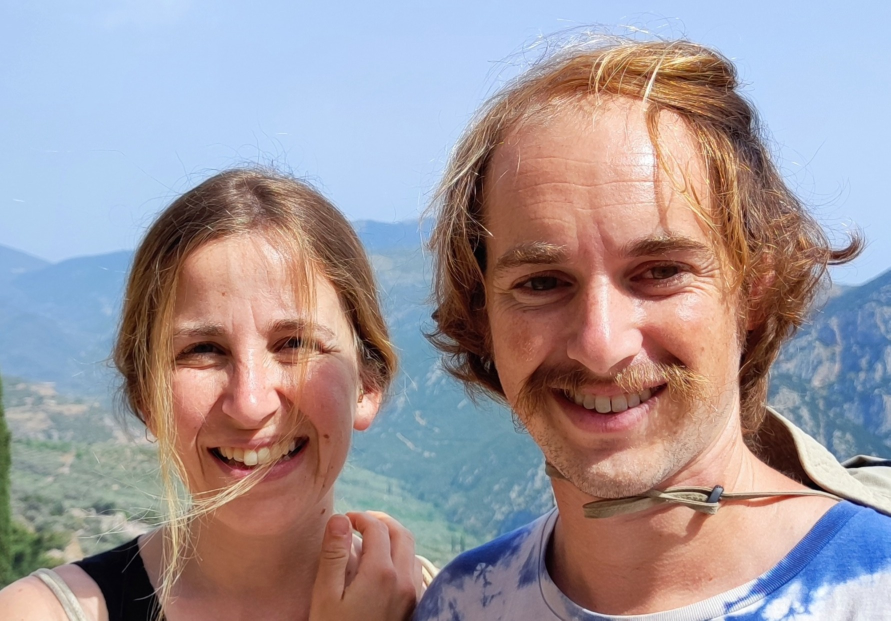
#> input picture Image2Pixel/img1.JPG, 1781 x 1241 px (shown at 1/2 size)
$ python Image2Pixel.py
#> lines starting #> are read from the running program, lines starting #| are printed output that depends on the picture
### Image2Pixel/converter.py
import cv2
import numpy as np
from PIL.ImImagePlugin import number
from sklearn.cluster import KMeans

# [48 lines left out: function create_numbered_img, not called in this run]

def create_mosaic(image, num_tiles_wide=96, num_tones=6):
    # Convert to grayscale
    gray = cv2.cvtColor(image, cv2.COLOR_BGR2GRAY)

    # Compute output mosaic size
    h, w = gray.shape
    aspect_ratio = h / w
    num_tiles_high = int(num_tiles_wide * aspect_ratio)

    # Resize to tile resolution
    small = cv2.resize(gray, (num_tiles_wide, num_tiles_high), interpolation=cv2.INTER_AREA)

    # Quantize grayscale to num_tones
    bins = np.linspace(0, 256, num_tones + 1, endpoint=True)
    digitized = np.digitize(small, bins) - 1
    levels = (255 * digitized / (num_tones - 1)).astype(np.uint8)
    palette = cv2.cvtColor(np.unique(levels), cv2.COLOR_GRAY2BGR).squeeze()
    mosaic = cv2.cvtColor(levels, cv2.COLOR_GRAY2BGR)

    return image, mosaic, palette, small.shape

# [4 lines left out: function resize_image, not called in this run]

def denoise_image(img, method='none'):
    if method == 'gaussian':
        return cv2.GaussianBlur(img, (3, 3), sigmaX=1)
    elif method == 'bilateral':
        return cv2.bilateralFilter(img, d=9, sigmaColor=75, sigmaSpace=75)
    elif method == 'nlm':
        return cv2.fastNlMeansDenoisingColored(img, None, h=10, hColor=10, templateWindowSize=7, searchWindowSize=21)
    else:
        return img

# [46 lines left out: functions quantize_colors_lab, convert_to_pixel_art, quantize_to_custom_palette, not called in this run]

### Image2Pixel/Image2Pixel.py
import cv2
import numpy as np
from tkinter import Tk, filedialog
import matplotlib.pyplot as plt
import matplotlib.patches as patches
import os
from converter import *

def choose_image_file():
    Tk().withdraw()
    return filedialog.askopenfilename(title="Select an image",
                                      filetypes=[("Image files", "*.jpg *.png *.jpeg *.bmp")])
#> the answer given: img1.JPG

def show_images(original, pixel_art, palette, coustum=False):
    _, indexes, counts = np.unique(pixel_art[:, :, 0], return_index=True, return_counts=True)
    unique = pixel_art.reshape(-1, 3)[indexes]
    usage_percent = dict(zip(unique[:,1], counts / counts.sum() * 100))
    # Sort palette by brightness
    brightness = unique.mean(axis=1)
    sorted_indices = np.argsort(brightness)
    palette_sorted = unique[sorted_indices]
    usage_sorted = [usage_percent[palette_sorted[i,1]] for i in sorted_indices]

    # Plot original and pixel art
    fig = plt.figure(figsize=(12, 6))
    ax1 = fig.add_subplot(2, 2, 1)
    ax1.set_title("Original")
    ax1.imshow(cv2.cvtColor(original, cv2.COLOR_BGR2RGB))
    ax1.axis('off')

    ax2 = fig.add_subplot(2, 2, 2)
    ax2.set_title("Pixel Art")
    ax2.imshow(cv2.cvtColor(pixel_art, cv2.COLOR_BGR2RGB))
    ax2.axis('off')

    # Palette
    ax3 = fig.add_subplot(2, 1, 2)
    ax3.set_title("Color Palette with RGB & Usage")
    ax3.axis('off')

    for i, (color, percent) in enumerate(zip(palette_sorted, usage_sorted)):
        r, g, b = map(int, color)
        hex_color = '#%02x%02x%02x' % (r, g, b)
        ax3.add_patch(patches.Rectangle((i * 1.1, 0), 1, 1, color=hex_color))
        label = f"RGB: ({r},{g},{b}) — {percent:.1f}%"
        ax3.text(i * 1.1 + 0.05, -0.3, label, fontsize=10, rotation=45, ha='left', va='top')

    ax3.set_xlim(0, len(palette_sorted) * 1.1)
    ax3.set_ylim(-1, 1)
    plt.tight_layout()
    plt.show()

def save_outputs(pixel_art, palette_sorted, numbered,  is_gray='y', output_dir='../pixel_art_output'):
    os.makedirs(output_dir, exist_ok=True)
    if is_gray == 'y':
        img = cv2.cvtColor(pixel_art, cv2.COLOR_BGR2GRAY)
    else:
        img = pixel_art

    cv2.imwrite(os.path.join(output_dir, 'instructions.png'), numbered)
    cv2.imwrite(os.path.join(output_dir, 'pixel_art.png'), img)
    np.savetxt(os.path.join(output_dir, 'palette_rgb.csv'), palette_sorted, fmt='%d', delimiter=',', header='R,G,B')
    print(f"\n✅ Saved pixel art and palette to: {output_dir}/")

def apply_gamma_correction(image, gamma=1.0):
    """
    Apply gamma correction to the input image.
    """
    inv_gamma = 1.0 / gamma
    table = np.array([(i / 255.0) ** inv_gamma * 255 for i in range(256)]).astype("uint8")
    return cv2.LUT(image, table)


if __name__ == "__main__":
    image_path = choose_image_file()
    if not image_path:
        print("No file selected. Exiting.")
        exit()
    # image_path = 'Image2Pixel/img1.jpg'
    num_pixels = 32 # int(input("Enter number of pixels in width (e.g., 40): "))
    num_colors = 5 # int(input("Enter number of colors (e.g., 6): "))
    use_mosaic = 'n' # input("Apply grayscale mosaic effect like Mozabrick? (y/n): ").strip().lower()
    original = cv2.imread(image_path)
#> original is the input picture: shape (1241, 1781, 3); mean B, G, R 154.2, 149.5, 160.1
    denoise_method = 'nlm' # input("Denoising method? (none/gaussian/bilateral/nlm): ").strip().lower()
    img = denoise_image(original, method=denoise_method)
    img = apply_gamma_correction(img, 0.85)
#> in apply_gamma_correction, `return cv2.LUT(image, table)`:
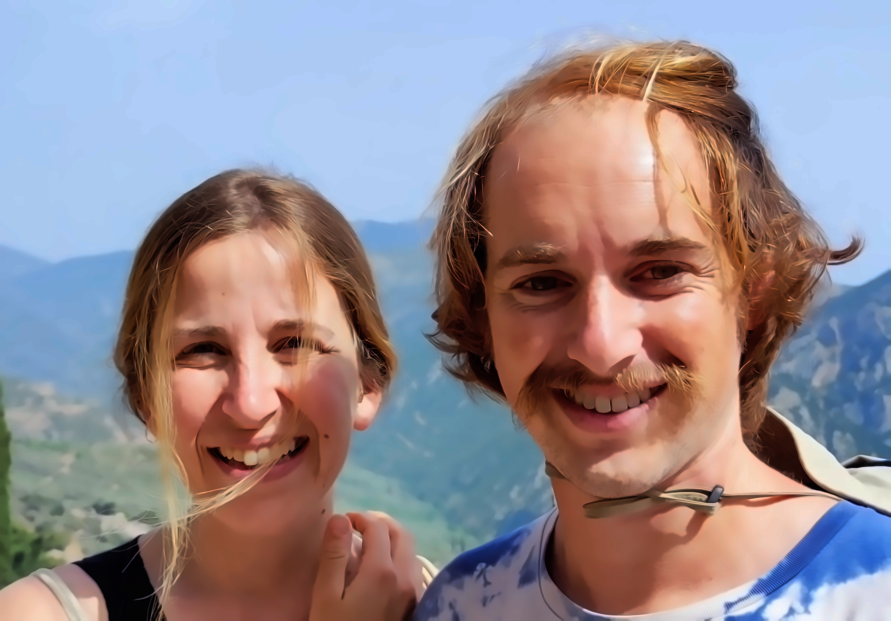
#> returned value: shape (1241, 1781, 3) (shown at 1/2 size); mean of channels 0, 1, 2 143.9, 137.5, 148.6; drawn as B, G, R

    use_custom_palette = 'y' # input("Use custom palette? (y/n): ").strip().lower()
    if use_custom_palette == 'y':
        # [19 lines of commented-out code are left out]
        custom_palette = np.array([
            [50,50,50],
            [80,80,80],
            [110,110,110],
            [200,200,200],
            [250,250,250],
        ], dtype=np.uint8)

        # small = resize_image(img, num_pixels)
        # pixel_art, palette = quantize_to_custom_palette(small, custom_palette)
        orginal, mosaic, palette, shape = create_mosaic(img, num_tiles_wide=num_pixels, num_tones=num_colors)
#> in create_mosaic, `gray = cv2.cvtColor(image, cv2.COLOR_BGR2GRAY)`:
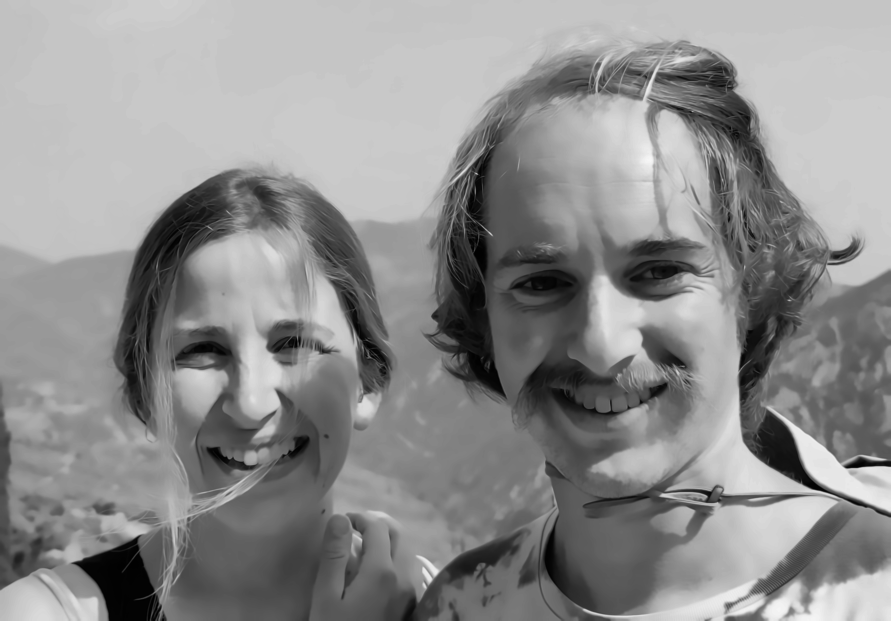
#> gray: shape (1241, 1781) (shown at 1/2 size); min 0, max 246, mean 141.5
#> in create_mosaic, `small = cv2.resize(gray, (num_tiles_wide, num_tiles_high), interpolati..`:
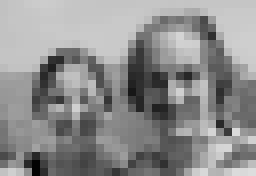
#> small: shape (22, 32) (shown 8 times larger); min 3, max 220, mean 141.5
#> in create_mosaic, `digitized = np.digitize(small, bins) - 1`:
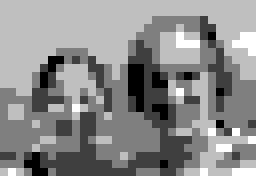
#> digitized: shape (22, 32) int64 (shown 8 times larger); min 0, max 4, mean 2.19; drawn with min black and max white
#> in create_mosaic, `palette = cv2.cvtColor(np.unique(levels), cv2.COLOR_GRAY2BGR).squeeze()`: palette = [[0, 0, 0], [63, 63, 63], [127, 127, 127], [191, 191, 191], [255, 255, 255]]
#> shape = (22, 32)
        numbers = mosaic[:, :, 0]
        _, indexes, counts = np.unique(mosaic[:, :, 0], return_index=True, return_counts=True)
#> indexes = [154, 89, 83, 0, 150]; counts = [31, 135, 232, 284, 22]
        unique = mosaic.reshape(-1, 3)[indexes]
#> unique has the same summary as palette in create_mosaic
        for i, level in enumerate(unique[:, 0]):
            numbers[np.where(mosaic[:, :, 0] == level)] = i
#> this loop made 5 passes
#> level on passes 1 to 5: 0, 63, 127, 191, 255
        pixel_art = custom_palette[numbers]
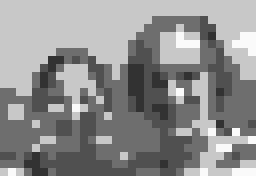
#> pixel_art: shape (22, 32, 3) (shown 8 times larger); min 50, max 250, mean 142.3
        original = img
        is_gray = 'n'

        # [5 lines of commented-out code are left out]

    elif use_mosaic == 'y':
        orginal, pixel_art, palette, shape = create_mosaic(img, num_tiles_wide=num_pixels, num_tones=num_colors)
        is_gray = 'y'

    else:
        mode = 'y' # input("Convert to grayscale? (y/n): ").strip().lower()
        is_gray = (mode == 'y')

        original, pixel_art, palette, shape = convert_to_pixel_art(
            original, num_pixels, num_colors, is_gray=is_gray
        )

    show_images(original, pixel_art, palette)
#> in show_images, `_, indexes, counts = np.unique(pixel_art[:, :, 0], return_index=True, ..`: indexes = [154, 89, 83, 0, 150]; counts = [31, 135, 232, 284, 22]
#> in show_images, `unique = pixel_art.reshape(-1, 3)[indexes]`: unique = [[50, 50, 50], [80, 80, 80], [110, 110, 110], [200, 200, 200], [250, 250, 250]]
#> in show_images, `usage_percent = dict(zip(unique[:,1], counts / counts.sum() * 100))`: usage_percent = {50: 4.4, 80: 19.18, 110: 32.95, 200: 40.34, 250: 3.12}
#> in show_images, `brightness = unique.mean(axis=1)`: brightness = [50, 80, 110, 200, 250]
#> in show_images, `sorted_indices = np.argsort(brightness)`: sorted_indices = [0, 1, 2, 3, 4]
#> in show_images, `palette_sorted = unique[sorted_indices]`: palette_sorted has the same summary as unique
#> in show_images, `usage_sorted = [usage_percent[palette_sorted[i,1]] for i in sorted_ind..`: usage_sorted = [4.4, 19.18, 32.95, 40.34, 3.12]
#> the loop in show_images, `for i, (color, percent) in enumerate(zip(palette_sorted, usage_sorted)):` made 5 passes
#> (percent, r, g, b, hex_color, label) on passes 1 to 5: (4.4, 50, 50, 50, '#323232', 'RGB: (50,50,50) — 4.4%'), (19.18, 80, 80, 80, '#505050', 'RGB: (80,80,80) — 19.2%'), (32.95, 110, 110, 110, '#6e6e6e', 'RGB: (110,110,110) — 33.0%'), (40.34, 200, 200, 200, '#c8c8c8', 'RGB: (200,200,200) — 40.3%'), (3.12, 250, 250, 250, '#fafafa', 'RGB: (250,250,250) — 3.1%')
#> in show_images, `plt.show()`:
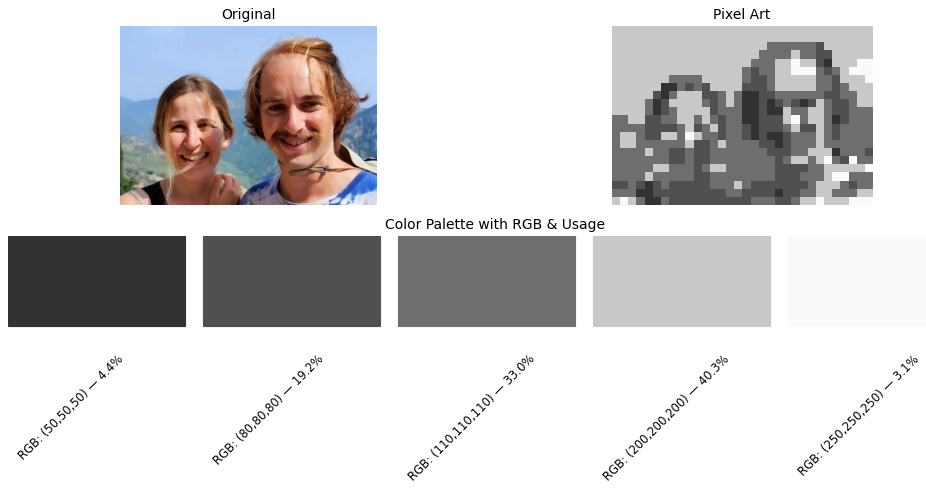
#> figure drawn by matplotlib, 3 panels

    save = input("Save output image and palette? (y/n): ").strip().lower()
#> the answer given: out.png
    if save == 'y':
        numbered = create_numbered_img(pixel_art, shape)
        brightness = palette.mean(axis=1)
        sorted_indices = np.argsort(brightness)
        palette_sorted = palette[sorted_indices]
        name = input("Enter a name: ").strip().lower()
        save_outputs(pixel_art, palette_sorted, numbered, is_gray, output_dir='../pixel_art_output/' + name)

$ run again, with Image2Pixel/img.jpg copied over Image2Pixel/img1.JPG
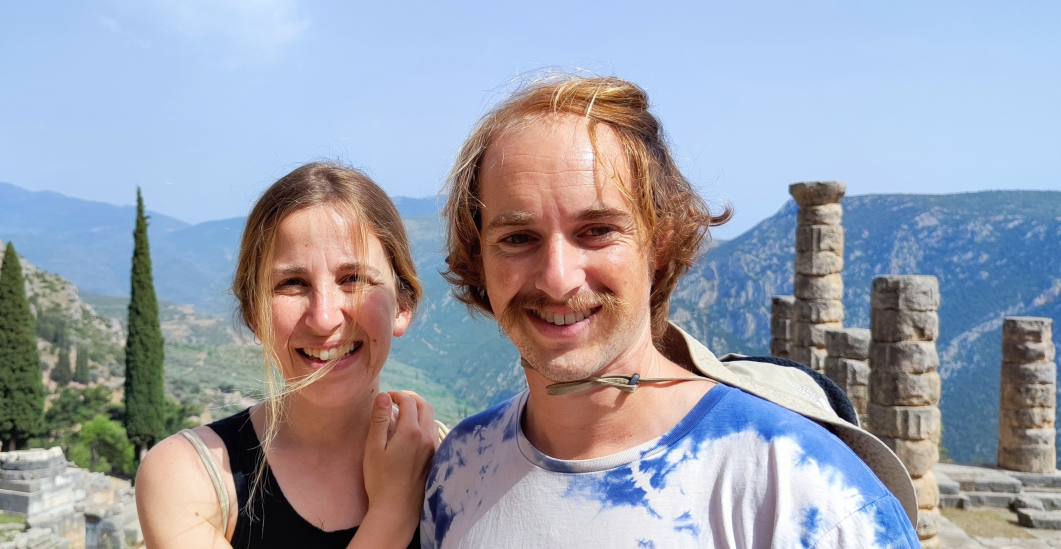
#> input picture Image2Pixel/img.jpg, 3181 x 1646 px (shown at 1/3 size)
#> original is the input picture: shape (1646, 3181, 3); mean B, G, R 171.2, 158.9, 154.9
#> in create_mosaic, `gray = cv2.cvtColor(image, cv2.COLOR_BGR2GRAY)`:
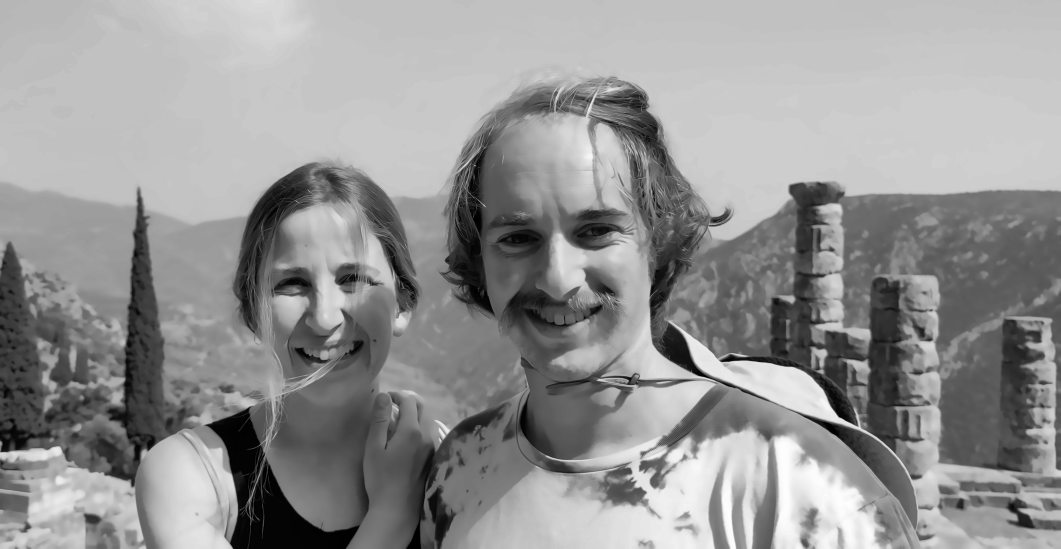
#> gray: shape (1646, 3181) (shown at 1/3 size); min 0, max 253, mean 148
#> in create_mosaic, `palette = cv2.cvtColor(np.unique(levels), cv2.COLOR_GRAY2BGR).squeeze()`: palette = [[0, 0, 0], [63, 63, 63], [127, 127, 127], [191, 191, 191], [255, 255, 255]]
#> `orginal, mosaic, palette, shape = create_mosaic(img, num_tiles_wide=nu..`: shape = (16, 32)
#> `_, indexes, counts = np.unique(mosaic[:, :, 0], return_index=True, ret..`: indexes = [206, 115, 82, 0, 6]; counts = [11, 95, 156, 213, 37]
#> `unique = mosaic.reshape(-1, 3)[indexes]`: unique has the same summary as palette in create_mosaic
#> the loop `for i, level in enumerate(unique[:, 0]):` made 5 passes
#> level on passes 1 to 5: 0, 63, 127, 191, 255
#> in show_images, `_, indexes, counts = np.unique(pixel_art[:, :, 0], return_index=True, ..`: indexes = [206, 115, 82, 0, 6]; counts = [11, 95, 156, 213, 37]
#> in show_images, `unique = pixel_art.reshape(-1, 3)[indexes]`: unique = [[50, 50, 50], [80, 80, 80], [110, 110, 110], [200, 200, 200], [250, 250, 250]]
#> usage_percent = {50: 2.15, 80: 18.55, 110: 30.47, 200: 41.6, 250: 7.23}
#> brightness = [50, 80, 110, 200, 250]
#> sorted_indices = [0, 1, 2, 3, 4]
#> palette_sorted has the same summary as unique
#> usage_sorted = [2.15, 18.55, 30.47, 41.6, 7.23]
#> the loop in show_images, `for i, (color, percent) in enumerate(zip(palette_sorted, usage_sorted)):` made 5 passes
#> (percent, r, g, b, hex_color, label) on passes 1 to 5: (2.15, 50, 50, 50, '#323232', 'RGB: (50,50,50) — 2.1%'), (18.55, 80, 80, 80, '#505050', 'RGB: (80,80,80) — 18.6%'), (30.47, 110, 110, 110, '#6e6e6e', 'RGB: (110,110,110) — 30.5%'), (41.6, 200, 200, 200, '#c8c8c8', 'RGB: (200,200,200) — 41.6%'), (7.23, 250, 250, 250, '#fafafa', 'RGB: (250,250,250) — 7.2%')
#> in show_images, `plt.show()`:
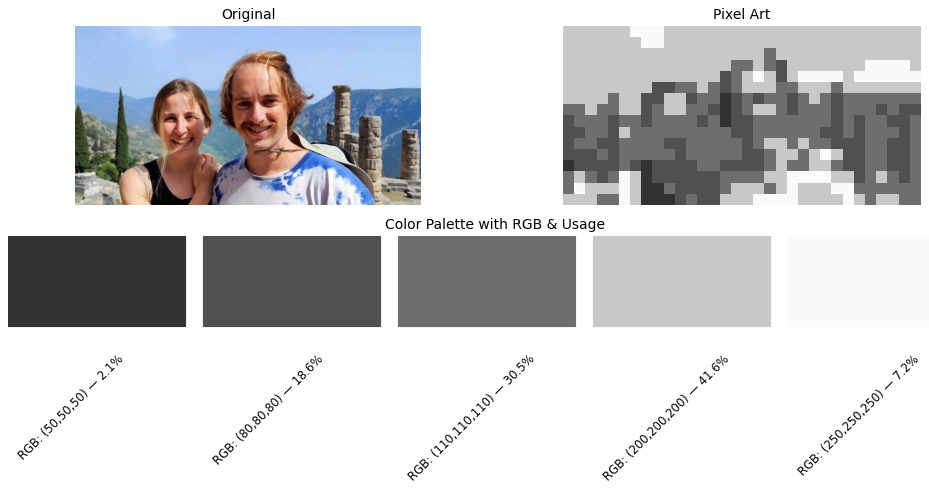
#> figure drawn by matplotlib, 3 panels
